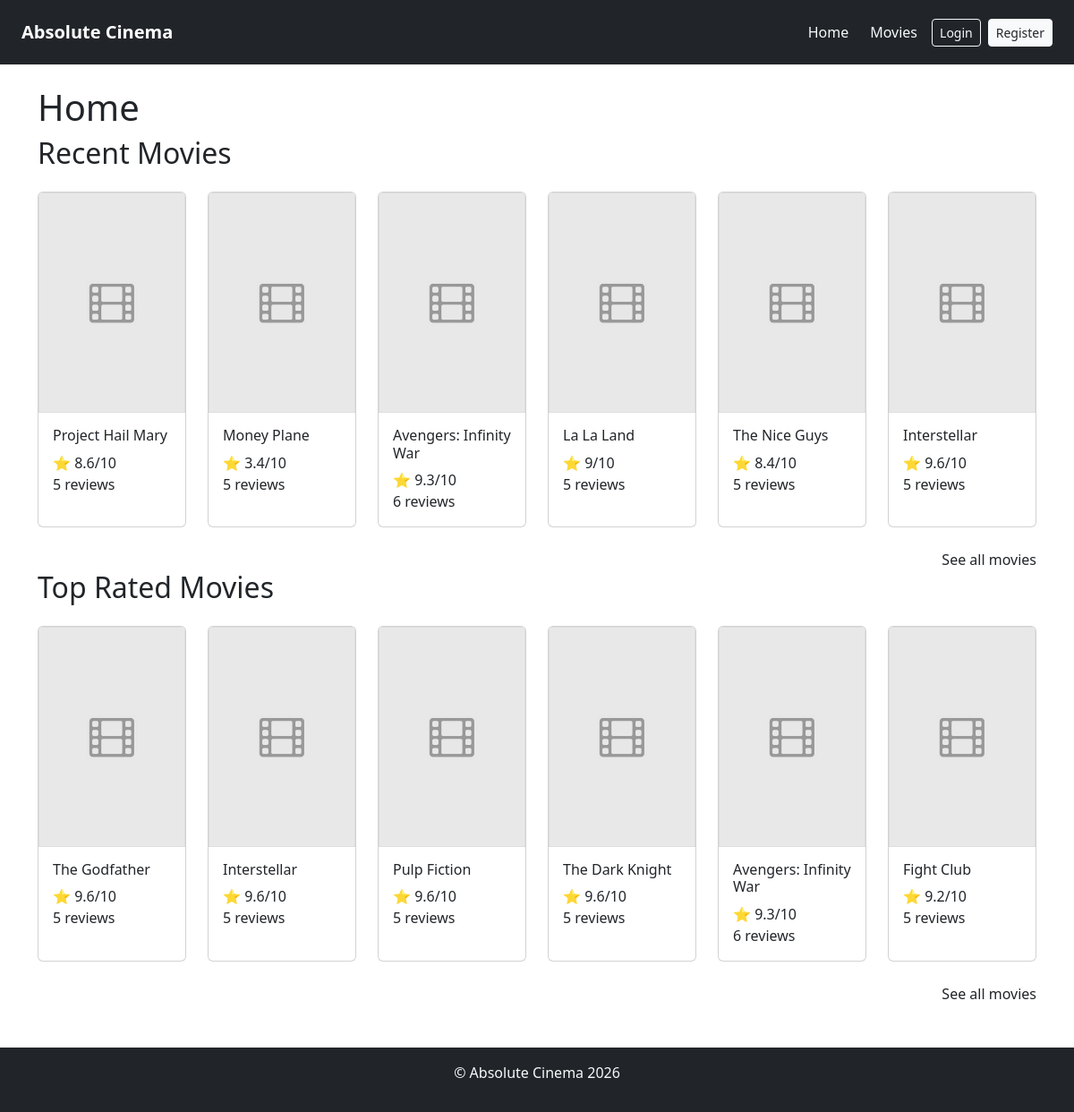
Page /code/index.php/home on the committed database.
### tables this page shows
CREATE TABLE movies (
    id INT AUTO_INCREMENT PRIMARY KEY,
    title VARCHAR(100) NOT NULL,
    description TEXT,
    genre VARCHAR(50),
    release_year YEAR,
    image_url VARCHAR(255),
    created_at TIMESTAMP DEFAULT CURRENT_TIMESTAMP
);

### code/ViewHelper.php (called while the page is built, shortened)
<?php
class ViewHelper {
    public static function render($file, $variables = array()) {
        extract($variables);
        include("view/layout/header.php");
        include($file);
        include("view/layout/footer.php");
    }
}
?>

### code/controller/MovieController.php (called while the page is built, shortened)
<?php
require_once("model/MovieModel.php");
require_once("ViewHelper.php");
class MovieController{
    public static function getHome() {
        $recentMovies = MovieModel::getLatest();
        $bestMovies = MovieModel::getRated();
        ViewHelper::render("view/home.php", ["recentMovies" => $recentMovies, "bestMovies" => $bestMovies]);
    }
}

### code/AuthHelper.php (called while the page is built, shortened)
<?php
class AuthHelper {
    public static function isLoggedIn() {
        return isset($_SESSION["user"]);
    }
}
?>

### code/model/MovieModel.php (called while the page is built, shortened)
<?php
class MovieModel {
    public static function getRated(){
        $db = DBinit::getInstance();
        $statement = $db->prepare("SELECT
                                        movies.id,
                                        movies.title,
                                        movies.image_url,
                                        movies.release_year,
                                        COALESCE(AVG(reviews.rating), 0) AS avg_rating,
                                        COUNT(reviews.id) AS review_count
                                    FROM movies
                                    LEFT JOIN reviews ON movies.id = reviews.movie_id
                                    GROUP BY movies.id
                                    ORDER BY avg_rating DESC
                                    LIMIT 6;");
        $statement->execute();
        return $statement->fetchAll();
    }
    public static function getLatest(){
        $db = DBinit::getInstance();
        $statement = $db->prepare("SELECT
                                        movies.id,
                                        movies.title,
                                        movies.image_url,
                                        movies.release_year,
                                        COALESCE(AVG(reviews.rating), 0) AS avg_rating,
                                        COUNT(reviews.id) AS review_count
                                    FROM movies
                                    LEFT JOIN reviews ON movies.id = reviews.movie_id
                                    GROUP BY movies.id
                                    ORDER BY movies.created_at DESC
                                    LIMIT 6;");
        $statement->execute();
        return $statement->fetchAll();
    }
}
?>

### code/view/home.php (the view)
<h1>Home</h1>
<h2 class="mb-4">Recent Movies</h2>
<div class="row justify-content-center">
    <?php foreach ($recentMovies as $movie): ?>
        <div class="col-6 col-sm-6 col-md-4 col-lg-2 col-xl-2 mb-4">
            <a class="text-decoration-none text-dark" href="<?= BASE_URL . "movie?id=" . $movie["id"] ?>">
                <div class="card h-100">
                    <img
                        src="<?= htmlspecialchars($movie["image_url"]) ?>"
                        class="card-img-top"
                        alt="<?= htmlspecialchars($movie["title"]) ?>"
                        onerror="this.onerror=null; this.src='<?= ASSETS_URL ?>view/style/default.png';">
                    <div class="card-body">
                        <h6 class="card-title">
                            <?= htmlspecialchars($movie["title"]) ?>
                        </h6>
                        <p class="card-text">
                            ⭐ <?= round($movie["avg_rating"], 1) ?>/10
                            <br>
                            <?= $movie["review_count"] ?> reviews
                        </p>
                    </div>
                </div>
            </a>
        </div>
    <?php endforeach; ?>
    <div class="text-end">
        <a class="text-decoration-none text-dark" href="<?= BASE_URL . "movies" ?>"> See all movies</a>
    </div>
</div>
<h2 class="mb-4">Top Rated Movies</h2>
<div class="row justify-content-center">
    <?php foreach ($bestMovies as $movie): ?>
        <div class="col-6 col-sm-6 col-md-4 col-lg-2 col-xl-2 mb-4">
            <a class="text-decoration-none text-dark" href="<?= BASE_URL . "movie?id=" . $movie["id"] ?>">
                <div class="card h-100">
                    <img
                        src="<?= htmlspecialchars($movie["image_url"]) ?>"
                        class="card-img-top"
                        alt="<?= htmlspecialchars($movie["title"]) ?>"
                        onerror="this.onerror=null; this.src='<?= ASSETS_URL ?>view/style/default.png';">
                    <div class="card-body">
                        <h6 class="card-title">
                            <?= htmlspecialchars($movie["title"]) ?>
                        </h6>
                        <p class="card-text">
                            ⭐ <?= round($movie["avg_rating"], 1) ?>/10
                            <br>
                            <?= $movie["review_count"] ?> reviews
                        </p>
                    </div>
                </div>
            </a>
        </div>
    <?php endforeach; ?>
    <div class="text-end">
        <a class="text-decoration-none text-dark" href="<?= BASE_URL . "movies" ?>"> See all movies</a>
    </div>
</div>

### code/index.php (shortened to what this page needs)
<?php
    require_once("controller/MovieController.php");
    $path = isset($_SERVER["PATH_INFO"]) ? trim($_SERVER["PATH_INFO"], "/") : "";
    $urls = [
        "home" => function () {
            MovieController::getHome();
        },
        "" => function () {
            ViewHelper::redirect(BASE_URL . "home");
        },
        "movie" => function () {
            if (!isset($_GET["id"]) || !is_numeric($_GET["id"])) {
                ViewHelper::error404();
                return;
            }
            MovieController::getDetails($_GET["id"]);
        },
        "review-submit" => function () {
            ReviewController::postAReview();
        },
        "review-update" => function(){
            ReviewController::editAReview();
        },
        "review-delete" => function () {
            ReviewController::deleteAReview();
        },
        "movie/edit" => function () {
            if (!isset($_GET["id"]) || !is_numeric($_GET["id"])) {
                ViewHelper::error404();
                return;
            }
            MovieController::showEditForm($_GET["id"]);
        },
        "movie/delete" => function () {
            if (!isset($_POST["id"]) || !is_numeric($_POST["id"])) {
                ViewHelper::error400("Invalid id.");
                return;
            }
            MovieController::deleteMovie($_POST["id"]);
        },
        "movie-update" => function() {
            MovieController::updateMovie();
        },
        "movie/add" => function() {
            MovieController::showAddForm();
        },
        "movie-insert" => function () {
            MovieController::addMovie();
        },
        "movies" => function() {
            MovieController::showMovies();
        },
        "user" => function () {
            if (!isset($_GET["id"]) || !is_numeric($_GET["id"])) {
                ViewHelper::error404();
                return;
            }
            AuthController::getDetails($_GET["id"]);
        },
        "login" => function () {
            AuthHelper::requireGuest();
            AuthController::showLoginForm();
        },
        "login-submit" => function() {
            AuthController::login();
        },
        "register" => function () {
            AuthHelper::requireGuest();
            AuthController::showRegisterForm();
        },
        "register-submit" => function () {
            AuthController::register();
        },
        "logout" => function () {
            AuthHelper::requireLogin();
            AuthController::logout();
        }
    ];
    try {
        if (isset($urls[$path])) {
            $urls[$path]();
        } else {
            ViewHelper::error404();
        }
    } catch (Exception $e) {
        ViewHelper::error500($e->getMessage());
    } finally {
        exit();
    }
?>

### code/view/layout/header.php (shortened to what this page needs)
<!DOCTYPE html>
<html lang="en">
<?php $title = "Absolute Cinema" ?>
<head>
    <link href="https://cdn.jsdelivr.net/npm/bootstrap@5.3.2/dist/css/bootstrap.min.css" rel="stylesheet">
    <link rel="stylesheet" href="<?= ASSETS_URL ?>view/style/style.css">
</head>
<body>
    <nav class="navbar navbar-expand-md navbar-dark bg-dark px-4 py-3">
        <a class="navbar-brand fw-bold" href="<?= BASE_URL ?>">
            <?= $title ?>
        </a>
        <div class="collapse navbar-collapse" id="navbar">
            <ul class="navbar-nav ms-auto align-items-md-center gap-2">
                <li class="nav-item">
                    <a class="nav-link text-light" href="<?= BASE_URL ?>">
                        Home
                    </a>
                </li>
                <li class="nav-item">
                    <a class="nav-link text-light" href="<?= BASE_URL ?>movies">
                        Movies
                    </a>
                </li>
                <?php if (!AuthHelper::isLoggedIn()) { ?>
                    <li class="nav-item">
                        <a class="btn btn-outline-light btn-sm"
                            href="<?= BASE_URL ?>login">
                            Login
                        </a>
                    </li>
                    <li class="nav-item">
                        <a class="btn btn-light btn-sm text-dark"
                            href="<?= BASE_URL ?>register">
                            Register
                        </a>
                    </li>
                <?php } ?>
            </ul>
        </div>
    </nav>
    <main class="container mt-4">

### code/view/layout/footer.php (shortened to what this page needs)
</main>
<footer class="text-center bg-dark text-light py-3 mt-5">
    <p>&copy; <?= $title ?> 2026</p>
</footer>
</body>
</html>

### code/view/style/style.css (style rules this page uses)
body { min-height: 100vh; display: flex; flex-direction: column; }
main { flex: 1; }

### rows in the picture
movies: title "Project Hail Mary", avg_rating "8.6", review_count "5"
movies: title "Money Plane", avg_rating "3.4", review_count "5"
movies: title "Avengers: Infinity War", avg_rating "9.3", review_count "6"
movies: title "La La Land", avg_rating "9", review_count "5"
movies: title "The Nice Guys", avg_rating "8.4", review_count "5"
movies: title "Interstellar", avg_rating "9.6", review_count "5"
movies: title "The Godfather", avg_rating "9.6", review_count "5"
movies: title "Pulp Fiction", avg_rating "9.6", review_count "5"
movies: title "The Dark Knight", avg_rating "9.6", review_count "5"
movies: title "Fight Club", avg_rating "9.2", review_count "5"

### other values in the picture
$title "Absolute Cinema"
